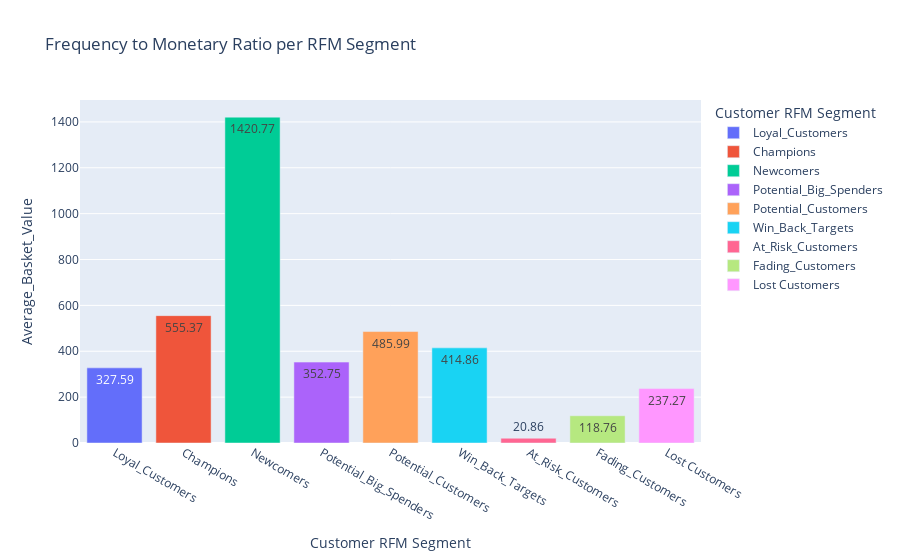

Write notebook code for a chart like this one.
### Code cell
# Creating the fourth plot: Frequency to Monetary Ratio per segment
fig3 = px.bar(
    rfm_summary,
    x="RFM_Segment",
    y="Average_Basket_Value",
    color="RFM_Segment",
    title="Frequency to Monetary Ratio per RFM Segment",
    labels={
        "Average_Basket_Value": "Average_Basket_Value",
        "RFM_Segment": "Customer RFM Segment",
    },
    text="Average_Basket_Value",
)
fig3.show()

### Figure 1 — Plotly figure (JSON) as saved in the notebook; plotly's stock layout.template omitted (floating-point values rounded to 4 significant figures)
{"data": [{"alignmentgroup": "True", "hovertemplate": "Customer RFM Segment=%{x}<br>Average_Basket_Value=%{text}<extra></extra>", "legendgroup": "Loyal_Customers", "marker": {"color": "#636efa", "pattern": {"shape": ""}}, "name": "Loyal_Customers", "offsetgroup": "Loyal_Customers", "orientation": "v", "showlegend": true, "text": [327.6], "textposition": "auto", "type": "bar", "x": ["Loyal_Customers"], "xaxis": "x", "y": [327.6], "yaxis": "y"}, {"alignmentgroup": "True", "hovertemplate": "Customer RFM Segment=%{x}<br>Average_Basket_Value=%{text}<extra></extra>", "legendgroup": "Champions", "marker": {"color": "#EF553B", "pattern": {"shape": ""}}, "name": "Champions", "offsetgroup": "Champions", "orientation": "v", "showlegend": true, "text": [555.4], "textposition": "auto", "type": "bar", "x": ["Champions"], "xaxis": "x", "y": [555.4], "yaxis": "y"}, {"alignmentgroup": "True", "hovertemplate": "Customer RFM Segment=%{x}<br>Average_Basket_Value=%{text}<extra></extra>", "legendgroup": "Newcomers", "marker": {"color": "#00cc96", "pattern": {"shape": ""}}, "name": "Newcomers", "offsetgroup": "Newcomers", "orientation": "v", "showlegend": true, "text": [1421.0], "textposition": "auto", "type": "bar", "x": ["Newcomers"], "xaxis": "x", "y": [1421.0], "yaxis": "y"}, {"alignmentgroup": "True", "hovertemplate": "Customer RFM Segment=%{x}<br>Average_Basket_Value=%{text}<extra></extra>", "legendgroup": "Potential_Big_Spenders", "marker": {"color": "#ab63fa", "pattern": {"shape": ""}}, "name": "Potential_Big_Spenders", "offsetgroup": "Potential_Big_Spenders", "orientation": "v", "showlegend": true, "text": [352.8], "textposition": "auto", "type": "bar", "x": ["Potential_Big_Spenders"], "xaxis": "x", "y": [352.8], "yaxis": "y"}, {"alignmentgroup": "True", "hovertemplate": "Customer RFM Segment=%{x}<br>Average_Basket_Value=%{text}<extra></extra>", "legendgroup": "Potential_Customers", "marker": {"color": "#FFA15A", "pattern": {"shape": ""}}, "name": "Potential_Customers", "offsetgroup": "Potential_Customers", "orientation": "v", "showlegend": true, "text": [486.0], "textposition": "auto", "type": "bar", "x": ["Potential_Customers"], "xaxis": "x", "y": [486.0], "yaxis": "y"}, {"alignmentgroup": "True", "hovertemplate": "Customer RFM Segment=%{x}<br>Average_Basket_Value=%{text}<extra></extra>", "legendgroup": "Win_Back_Targets", "marker": {"color": "#19d3f3", "pattern": {"shape": ""}}, "name": "Win_Back_Targets", "offsetgroup": "Win_Back_Targets", "orientation": "v", "showlegend": true, "text": [414.9], "textposition": "auto", "type": "bar", "x": ["Win_Back_Targets"], "xaxis": "x", "y": [414.9], "yaxis": "y"}, {"alignmentgroup": "True", "hovertemplate": "Customer RFM Segment=%{x}<br>Average_Basket_Value=%{text}<extra></extra>", "legendgroup": "At_Risk_Customers", "marker": {"color": "#FF6692", "pattern": {"shape": ""}}, "name": "At_Risk_Customers", "offsetgroup": "At_Risk_Customers", "orientation": "v", "showlegend": true, "text": [20.86], "textposition": "auto", "type": "bar", "x": ["At_Risk_Customers"], "xaxis": "x", "y": [20.86], "yaxis": "y"}, {"alignmentgroup": "True", "hovertemplate": "Customer RFM Segment=%{x}<br>Average_Basket_Value=%{text}<extra></extra>", "legendgroup": "Fading_Customers", "marker": {"color": "#B6E880", "pattern": {"shape": ""}}, "name": "Fading_Customers", "offsetgroup": "Fading_Customers", "orientation": "v", "showlegend": true, "text": [118.8], "textposition": "auto", "type": "bar", "x": ["Fading_Customers"], "xaxis": "x", "y": [118.8], "yaxis": "y"}, {"alignmentgroup": "True", "hovertemplate": "Customer RFM Segment=%{x}<br>Average_Basket_Value=%{text}<extra></extra>", "legendgroup": "Lost Customers", "marker": {"color": "#FF97FF", "pattern": {"shape": ""}}, "name": "Lost Customers", "offsetgroup": "Lost Customers", "orientation": "v", "showlegend": true, "text": [237.3], "textposition": "auto", "type": "bar", "x": ["Lost Customers"], "xaxis": "x", "y": [237.3], "yaxis": "y"}], "layout": {"barmode": "relative", "legend": {"title": {"text": "Customer RFM Segment"}, "tracegroupgap": 0}, "title": {"text": "Frequency to Monetary Ratio per RFM Segment"}, "xaxis": {"anchor": "y", "categoryarray": ["Loyal_Customers", "Champions", "Newcomers", "Potential_Big_Spenders", "Potential_Customers", "Win_Back_Targets", "At_Risk_Customers", "Fading_Customers", "Lost Customers"], "categoryorder": "array", "domain": [0, 1], "title": {"text": "Customer RFM Segment"}}, "yaxis": {"anchor": "x", "domain": [0, 1], "title": {"text": "Average_Basket_Value"}}}}
